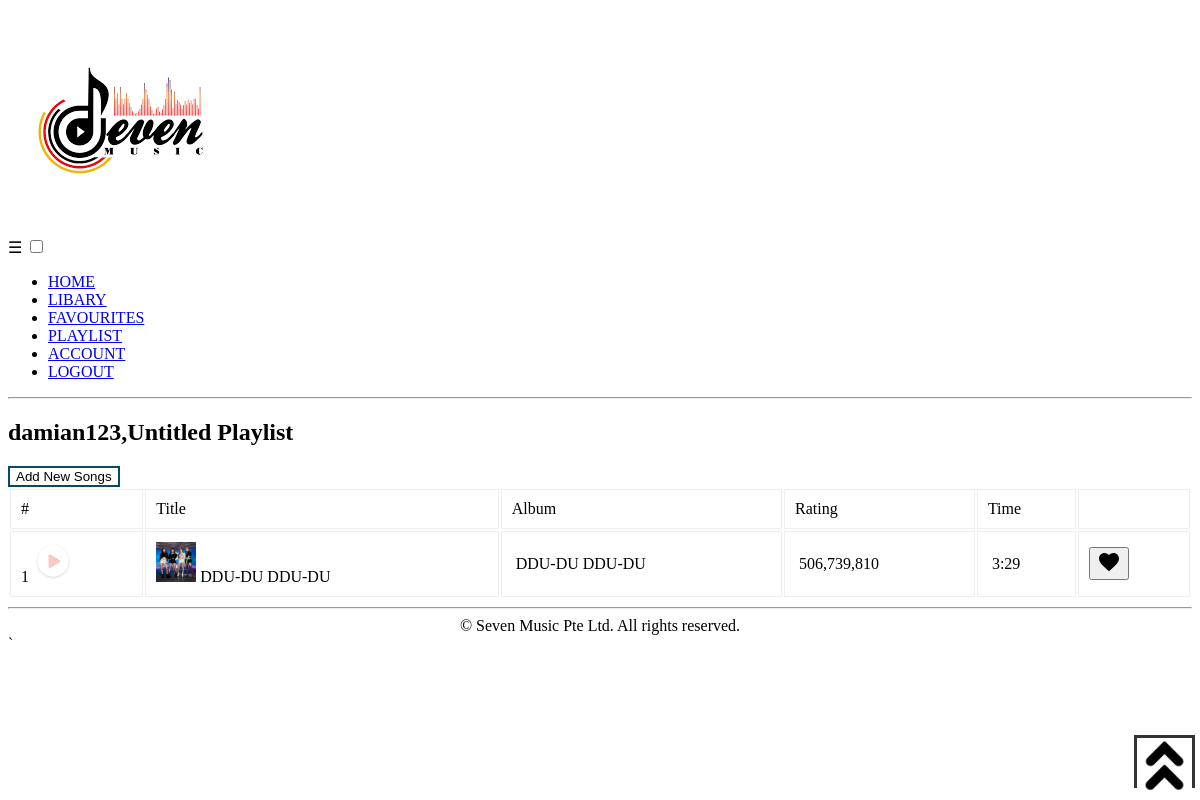
Page /views/createplaylist.php (signed in) on the committed database.
### tables this page shows
CREATE TABLE IF NOT EXISTS `create_playlist` (
  `playlist_xid` int(11) NOT NULL AUTO_INCREMENT,
  `song_id` int(11) NOT NULL,
  `user_id` int(11) NOT NULL,
  PRIMARY KEY (`playlist_xid`)
);

CREATE TABLE IF NOT EXISTS `songs` (
  `song_xid` int(11) NOT NULL AUTO_INCREMENT,
  `song_title` varchar(255) NOT NULL,
  `song_image` varchar(255) NOT NULL,
  `song_rating` varchar(255) NOT NULL,
  `song_duration` varchar(255) NOT NULL,
  `song_url` varchar(255) NOT NULL,
  PRIMARY KEY (`song_xid`)
);

### views/createplaylist.php (the view, shortened to what this page needs)
<?php
 require_once("../db/dbinfo.php");
?>
<!DOCTYPE html>
<html lang="en">
<head>
<body>
<?php include 'header.php'; ?>
    <table>
        <h2 style="color:black;"><?php echo htmlspecialchars($_SESSION["login_username"]); ?></b>,Untitled Playlist</h2>
        <form action="libary.php">
            <button class="button button5" input type="submit">Add New Songs</button>
        </form>
        <table>
            <tbody>
                <tr>
                    <td>#</td>
                    <td>Title</td>
                    <td>Album</td>
                    <td>Rating</td>
                    <td>Time</td>
                    <td></td>
                </tr>
                <?php
                 $user_id = $_SESSION["login_xid"];
            $count = 0;
            $sqlstatement = "SELECT song_image, song_title, song_rating, song_duration, song_url, song_xid, playlist_xid FROM create_playlist
                             INNER JOIN songs ON songs.song_xid = create_playlist.song_id where user_id = $user_id;";
            if ($result = $mysqli -> query($sqlstatement)) {
                while($record = $result -> fetch_row()){
                    $count += 1;
                    $image = $record[0];
                    $title = $record[1];
                    $rating = $record[2];
                    $duration = $record[3];
                    $songurl = $record[4];
                    $createid = $record[6];
            ?>
                <tr>
                    <td><?php echo $count; ?>
                        <img src="../images/play.png" id="play-btn" style="width:40px;height:40px;top: 15px;"
                            data-src="../audios/<?php echo $songurl; ?>" name="<?php echo $title; ?>"
                            onclick="play(this)">
                    </td>
                    <td><img src="../images/<?php echo $image; ?>"
                            style="width:40px;height:40px;">&nbsp;<?php echo $title; ?></td>
                    <td>&nbsp;<?php echo $title; ?></td>
                    <td>&nbsp;<?php echo $rating; ?></td>
                    <td>&nbsp;<?php echo $duration; ?></td>
                    <td> <a href="createform.php?delete=<?php echo $createid; ?>">
                            <button class="like-button">
                                <div class="like-wrapper">
                                    <svg class="heart" width="24" height="24" viewBox="0 0 24 24">
                                        <path
                                            d="M12,21.35L10.55,20.03C5.4,15.36 2,12.27 2,8.5C2,5.41 4.42,3 7.5,3C9.24,3 10.91,3.81 12,5.08C13.09,3.81 14.76,3 16.5,3C19.58,3 22,5.41 22,8.5C22,12.27 18.6,15.36 13.45,20.03L12,21.35Z">
                                        </path>
                                    </svg>
                                </div>
                            </button>
                        </a></td>
                </tr>
                <?php
                }
            }
            ?>
            </tbody>
        </table>
        <div class="music-player">
            <div id="close-player">
                <img src="../images/up-arrow.png" width="100%;" id="player-button">
            </div>
        </div>
        <?php include 'footer.php';?>
</body>
</html>`

### views/createplaylist.php (style rules this page uses)
table { width: 100%; }
table td { padding: 10px; text-align: left; border: 1px solid #eee; }
.button5 { background-color: white; color: black; border: 2px solid #014b70; }
.music-player { position: fixed; bottom: -125px; left: 0; right: 0; background: #fff; z-index: 1000; }
.music-player #close-player { position: absolute; top: -50px; right: 5px; height: 50px; width: 55px; line-height: 50px; cursor: pointer; font-size: 30px; color: #333; background: #fff; border: 3px solid #333; border-bottom: none; text-align: center; }

### rows in the picture
create_playlist: song.song_image (picture), song.song_title "DDU-DU DDU-DU", song.song_rating "506,739,810", song.song_duration "3:29"

### other values in the picture
$_SESSION["login_username"] "damian123"
